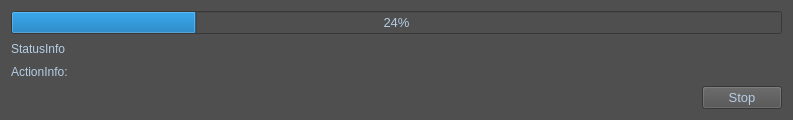
<?xml version="1.0" encoding="UTF-8"?>
<ui version="4.0">
 <class>dlgProgress</class>
 <widget class="QDialog" name="dlgProgress">
  <property name="windowModality">
   <enum>Qt::WindowModal</enum>
  </property>
  <property name="geometry">
   <rect>
    <x>0</x>
    <y>0</y>
    <width>793</width>
    <height>120</height>
   </rect>
  </property>
  <property name="windowTitle">
   <string>Dialog</string>
  </property>
  <property name="windowOpacity">
   <double>0.950000000000000</double>
  </property>
  <property name="autoFillBackground">
   <bool>false</bool>
  </property>
  <property name="styleSheet">
   <string notr="true">background-color: rgba(79, 79, 79, 255);
font: 75 10pt &quot;MS Shell Dlg 2&quot;;
color: rgba(180, 205, 229, 255);
</string>
  </property>
  <property name="locale">
   <locale language="English" country="UnitedStates"/>
  </property>
  <property name="sizeGripEnabled">
   <bool>false</bool>
  </property>
  <property name="modal">
   <bool>true</bool>
  </property>
  <layout class="QVBoxLayout" name="verticalLayout_2">
   <item>
    <layout class="QVBoxLayout" name="verticalLayout">
     <item>
      <widget class="QProgressBar" name="progressBar">
       <property name="palette">
        <palette>
         <active>
          <colorrole role="WindowText">
           <brush brushstyle="SolidPattern">
            <color alpha="255">
             <red>180</red>
             <green>205</green>
             <blue>229</blue>
            </color>
           </brush>
          </colorrole>
          <colorrole role="Button">
           <brush brushstyle="SolidPattern">
            <color alpha="255">
             <red>79</red>
             <green>79</green>
             <blue>79</blue>
            </color>
           </brush>
          </colorrole>
          <colorrole role="Text">
           <brush brushstyle="SolidPattern">
            <color alpha="255">
             <red>180</red>
             <green>205</green>
             <blue>229</blue>
            </color>
           </brush>
          </colorrole>
          <colorrole role="ButtonText">
           <brush brushstyle="SolidPattern">
            <color alpha="255">
             <red>180</red>
             <green>205</green>
             <blue>229</blue>
            </color>
           </brush>
          </colorrole>
          <colorrole role="Base">
           <brush brushstyle="SolidPattern">
            <color alpha="255">
             <red>79</red>
             <green>79</green>
             <blue>79</blue>
            </color>
           </brush>
          </colorrole>
          <colorrole role="Window">
           <brush brushstyle="SolidPattern">
            <color alpha="255">
             <red>79</red>
             <green>79</green>
             <blue>79</blue>
            </color>
           </brush>
          </colorrole>
         </active>
         <inactive>
          <colorrole role="WindowText">
           <brush brushstyle="SolidPattern">
            <color alpha="255">
             <red>180</red>
             <green>205</green>
             <blue>229</blue>
            </color>
           </brush>
          </colorrole>
          <colorrole role="Button">
           <brush brushstyle="SolidPattern">
            <color alpha="255">
             <red>79</red>
             <green>79</green>
             <blue>79</blue>
            </color>
           </brush>
          </colorrole>
          <colorrole role="Text">
           <brush brushstyle="SolidPattern">
            <color alpha="255">
             <red>180</red>
             <green>205</green>
             <blue>229</blue>
            </color>
           </brush>
          </colorrole>
          <colorrole role="ButtonText">
           <brush brushstyle="SolidPattern">
            <color alpha="255">
             <red>180</red>
             <green>205</green>
             <blue>229</blue>
            </color>
           </brush>
          </colorrole>
          <colorrole role="Base">
           <brush brushstyle="SolidPattern">
            <color alpha="255">
             <red>79</red>
             <green>79</green>
             <blue>79</blue>
            </color>
           </brush>
          </colorrole>
          <colorrole role="Window">
           <brush brushstyle="SolidPattern">
            <color alpha="255">
             <red>79</red>
             <green>79</green>
             <blue>79</blue>
            </color>
           </brush>
          </colorrole>
         </inactive>
         <disabled>
          <colorrole role="WindowText">
           <brush brushstyle="SolidPattern">
            <color alpha="255">
             <red>180</red>
             <green>205</green>
             <blue>229</blue>
            </color>
           </brush>
          </colorrole>
          <colorrole role="Button">
           <brush brushstyle="SolidPattern">
            <color alpha="255">
             <red>79</red>
             <green>79</green>
             <blue>79</blue>
            </color>
           </brush>
          </colorrole>
          <colorrole role="Text">
           <brush brushstyle="SolidPattern">
            <color alpha="255">
             <red>180</red>
             <green>205</green>
             <blue>229</blue>
            </color>
           </brush>
          </colorrole>
          <colorrole role="ButtonText">
           <brush brushstyle="SolidPattern">
            <color alpha="255">
             <red>180</red>
             <green>205</green>
             <blue>229</blue>
            </color>
           </brush>
          </colorrole>
          <colorrole role="Base">
           <brush brushstyle="SolidPattern">
            <color alpha="255">
             <red>79</red>
             <green>79</green>
             <blue>79</blue>
            </color>
           </brush>
          </colorrole>
          <colorrole role="Window">
           <brush brushstyle="SolidPattern">
            <color alpha="255">
             <red>79</red>
             <green>79</green>
             <blue>79</blue>
            </color>
           </brush>
          </colorrole>
         </disabled>
        </palette>
       </property>
       <property name="font">
        <font>
         <family>MS Shell Dlg 2</family>
         <pointsize>10</pointsize>
         <weight>9</weight>
         <italic>false</italic>
         <bold>false</bold>
        </font>
       </property>
       <property name="styleSheet">
        <string notr="true"/>
       </property>
       <property name="locale">
        <locale language="English" country="UnitedStates"/>
       </property>
       <property name="value">
        <number>24</number>
       </property>
       <property name="textVisible">
        <bool>true</bool>
       </property>
       <property name="orientation">
        <enum>Qt::Horizontal</enum>
       </property>
       <property name="invertedAppearance">
        <bool>false</bool>
       </property>
      </widget>
     </item>
     <item>
      <widget class="QLabel" name="lblStatusInfo">
       <property name="text">
        <string>StatusInfo</string>
       </property>
      </widget>
     </item>
     <item>
      <widget class="QLabel" name="lblActionInfo">
       <property name="text">
        <string>ActionInfo:</string>
       </property>
      </widget>
     </item>
    </layout>
   </item>
   <item>
    <layout class="QHBoxLayout" name="horizontalLayout">
     <item>
      <spacer name="horizontalSpacer">
       <property name="orientation">
        <enum>Qt::Horizontal</enum>
       </property>
       <property name="sizeHint" stdset="0">
        <size>
         <width>40</width>
         <height>20</height>
        </size>
       </property>
      </spacer>
     </item>
     <item>
      <widget class="QPushButton" name="stopButton">
       <property name="font">
        <font>
         <family>MS Shell Dlg 2</family>
         <pointsize>10</pointsize>
         <weight>9</weight>
         <italic>false</italic>
         <bold>false</bold>
        </font>
       </property>
       <property name="text">
        <string>Stop</string>
       </property>
       <property name="autoDefault">
        <bool>false</bool>
       </property>
      </widget>
     </item>
    </layout>
   </item>
  </layout>
 </widget>
 <resources/>
 <connections/>
</ui>
